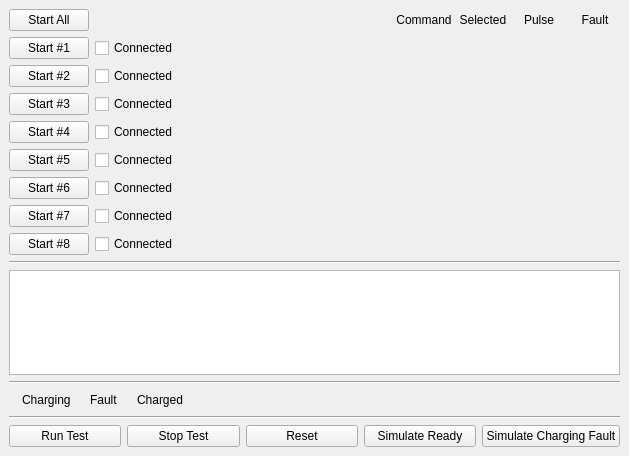
<?xml version="1.0" encoding="UTF-8"?>
<ui version="4.0">
 <class>MainWindow</class>
 <widget class="QMainWindow" name="MainWindow">
  <property name="geometry">
   <rect>
    <x>0</x>
    <y>0</y>
    <width>629</width>
    <height>456</height>
   </rect>
  </property>
  <property name="windowTitle">
   <string>Magnetic Pulse HMI</string>
  </property>
  <property name="windowIcon">
   <iconset resource="resources.qrc">
    <normaloff>:/icons/led-green.svg</normaloff>:/icons/led-green.svg</iconset>
  </property>
  <property name="locale">
   <locale language="English" country="UnitedStates"/>
  </property>
  <widget class="QWidget" name="centralwidget">
   <layout class="QGridLayout" name="gridLayout">
    <item row="5" column="4">
     <widget class="QLed" name="outputSelected5">
      <property name="text">
       <string/>
      </property>
      <property name="scaledContents">
       <bool>true</bool>
      </property>
      <property name="alignment">
       <set>Qt::AlignCenter</set>
      </property>
     </widget>
    </item>
    <item row="4" column="1">
     <widget class="QCheckBox" name="inputConnected4">
      <property name="text">
       <string>Connected</string>
      </property>
     </widget>
    </item>
    <item row="3" column="3">
     <widget class="QLed" name="outputCommand3">
      <property name="text">
       <string/>
      </property>
      <property name="scaledContents">
       <bool>true</bool>
      </property>
      <property name="alignment">
       <set>Qt::AlignCenter</set>
      </property>
     </widget>
    </item>
    <item row="6" column="4">
     <widget class="QLed" name="outputSelected6">
      <property name="text">
       <string/>
      </property>
      <property name="scaledContents">
       <bool>true</bool>
      </property>
      <property name="alignment">
       <set>Qt::AlignCenter</set>
      </property>
     </widget>
    </item>
    <item row="8" column="0">
     <widget class="QPushButton" name="inputStart7">
      <property name="text">
       <string>Start #7</string>
      </property>
     </widget>
    </item>
    <item row="0" column="5">
     <widget class="QLabel" name="labelPulse">
      <property name="minimumSize">
       <size>
        <width>50</width>
        <height>0</height>
       </size>
      </property>
      <property name="text">
       <string>Pulse</string>
      </property>
      <property name="alignment">
       <set>Qt::AlignCenter</set>
      </property>
     </widget>
    </item>
    <item row="5" column="3">
     <widget class="QLed" name="outputCommand5">
      <property name="text">
       <string/>
      </property>
      <property name="scaledContents">
       <bool>true</bool>
      </property>
      <property name="alignment">
       <set>Qt::AlignCenter</set>
      </property>
     </widget>
    </item>
    <item row="3" column="0">
     <widget class="QPushButton" name="inputStart3">
      <property name="text">
       <string>Start #3</string>
      </property>
     </widget>
    </item>
    <item row="2" column="0">
     <widget class="QPushButton" name="inputStart2">
      <property name="text">
       <string>Start #2</string>
      </property>
     </widget>
    </item>
    <item row="6" column="1">
     <widget class="QCheckBox" name="inputConnected6">
      <property name="text">
       <string>Connected</string>
      </property>
     </widget>
    </item>
    <item row="5" column="0">
     <widget class="QPushButton" name="inputStart5">
      <property name="text">
       <string>Start #5</string>
      </property>
     </widget>
    </item>
    <item row="9" column="0">
     <widget class="QPushButton" name="inputStart8">
      <property name="text">
       <string>Start #8</string>
      </property>
     </widget>
    </item>
    <item row="4" column="4">
     <widget class="QLed" name="outputSelected4">
      <property name="text">
       <string/>
      </property>
      <property name="scaledContents">
       <bool>true</bool>
      </property>
      <property name="alignment">
       <set>Qt::AlignCenter</set>
      </property>
     </widget>
    </item>
    <item row="3" column="5">
     <widget class="QLed" name="outputPulse3">
      <property name="text">
       <string/>
      </property>
      <property name="scaledContents">
       <bool>true</bool>
      </property>
      <property name="alignment">
       <set>Qt::AlignCenter</set>
      </property>
     </widget>
    </item>
    <item row="0" column="4">
     <widget class="QLabel" name="labelSelected">
      <property name="minimumSize">
       <size>
        <width>50</width>
        <height>0</height>
       </size>
      </property>
      <property name="text">
       <string>Selected</string>
      </property>
      <property name="alignment">
       <set>Qt::AlignCenter</set>
      </property>
     </widget>
    </item>
    <item row="3" column="4">
     <widget class="QLed" name="outputSelected3">
      <property name="text">
       <string/>
      </property>
      <property name="scaledContents">
       <bool>true</bool>
      </property>
      <property name="alignment">
       <set>Qt::AlignCenter</set>
      </property>
     </widget>
    </item>
    <item row="5" column="5">
     <widget class="QLed" name="outputPulse5">
      <property name="text">
       <string/>
      </property>
      <property name="scaledContents">
       <bool>true</bool>
      </property>
      <property name="alignment">
       <set>Qt::AlignCenter</set>
      </property>
     </widget>
    </item>
    <item row="4" column="5">
     <widget class="QLed" name="outputPulse4">
      <property name="text">
       <string/>
      </property>
      <property name="scaledContents">
       <bool>true</bool>
      </property>
      <property name="alignment">
       <set>Qt::AlignCenter</set>
      </property>
     </widget>
    </item>
    <item row="1" column="3">
     <widget class="QLed" name="outputCommand1">
      <property name="sizePolicy">
       <sizepolicy hsizetype="Preferred" vsizetype="Preferred">
        <horstretch>0</horstretch>
        <verstretch>0</verstretch>
       </sizepolicy>
      </property>
      <property name="text">
       <string/>
      </property>
      <property name="scaledContents">
       <bool>true</bool>
      </property>
      <property name="alignment">
       <set>Qt::AlignCenter</set>
      </property>
     </widget>
    </item>
    <item row="8" column="1">
     <widget class="QCheckBox" name="inputConnected7">
      <property name="text">
       <string>Connected</string>
      </property>
     </widget>
    </item>
    <item row="1" column="2">
     <spacer name="horizontalSpacer">
      <property name="orientation">
       <enum>Qt::Horizontal</enum>
      </property>
      <property name="sizeHint" stdset="0">
       <size>
        <width>40</width>
        <height>20</height>
       </size>
      </property>
     </spacer>
    </item>
    <item row="8" column="4">
     <widget class="QLed" name="outputSelected7">
      <property name="text">
       <string/>
      </property>
      <property name="scaledContents">
       <bool>true</bool>
      </property>
      <property name="alignment">
       <set>Qt::AlignCenter</set>
      </property>
     </widget>
    </item>
    <item row="5" column="1">
     <widget class="QCheckBox" name="inputConnected5">
      <property name="text">
       <string>Connected</string>
      </property>
     </widget>
    </item>
    <item row="8" column="5">
     <widget class="QLed" name="outputPulse7">
      <property name="text">
       <string/>
      </property>
      <property name="scaledContents">
       <bool>true</bool>
      </property>
      <property name="alignment">
       <set>Qt::AlignCenter</set>
      </property>
     </widget>
    </item>
    <item row="3" column="1">
     <widget class="QCheckBox" name="inputConnected3">
      <property name="text">
       <string>Connected</string>
      </property>
     </widget>
    </item>
    <item row="9" column="5">
     <widget class="QLed" name="outputPulse8">
      <property name="text">
       <string/>
      </property>
      <property name="scaledContents">
       <bool>true</bool>
      </property>
      <property name="alignment">
       <set>Qt::AlignCenter</set>
      </property>
     </widget>
    </item>
    <item row="4" column="0">
     <widget class="QPushButton" name="inputStart4">
      <property name="text">
       <string>Start #4</string>
      </property>
     </widget>
    </item>
    <item row="2" column="4">
     <widget class="QLed" name="outputSelected2">
      <property name="text">
       <string/>
      </property>
      <property name="scaledContents">
       <bool>true</bool>
      </property>
      <property name="alignment">
       <set>Qt::AlignCenter</set>
      </property>
     </widget>
    </item>
    <item row="6" column="3">
     <widget class="QLed" name="outputCommand6">
      <property name="text">
       <string/>
      </property>
      <property name="scaledContents">
       <bool>true</bool>
      </property>
      <property name="alignment">
       <set>Qt::AlignCenter</set>
      </property>
     </widget>
    </item>
    <item row="1" column="5">
     <widget class="QLed" name="outputPulse1">
      <property name="text">
       <string/>
      </property>
      <property name="scaledContents">
       <bool>true</bool>
      </property>
      <property name="alignment">
       <set>Qt::AlignCenter</set>
      </property>
     </widget>
    </item>
    <item row="8" column="3">
     <widget class="QLed" name="outputCommand7">
      <property name="text">
       <string/>
      </property>
      <property name="scaledContents">
       <bool>true</bool>
      </property>
      <property name="alignment">
       <set>Qt::AlignCenter</set>
      </property>
     </widget>
    </item>
    <item row="2" column="3">
     <widget class="QLed" name="outputCommand2">
      <property name="text">
       <string/>
      </property>
      <property name="scaledContents">
       <bool>true</bool>
      </property>
      <property name="alignment">
       <set>Qt::AlignCenter</set>
      </property>
     </widget>
    </item>
    <item row="1" column="0">
     <widget class="QPushButton" name="inputStart1">
      <property name="text">
       <string>Start #1</string>
      </property>
     </widget>
    </item>
    <item row="2" column="1">
     <widget class="QCheckBox" name="inputConnected2">
      <property name="text">
       <string>Connected</string>
      </property>
     </widget>
    </item>
    <item row="6" column="5">
     <widget class="QLed" name="outputPulse6">
      <property name="text">
       <string/>
      </property>
      <property name="scaledContents">
       <bool>true</bool>
      </property>
      <property name="alignment">
       <set>Qt::AlignCenter</set>
      </property>
     </widget>
    </item>
    <item row="9" column="1">
     <widget class="QCheckBox" name="inputConnected8">
      <property name="text">
       <string>Connected</string>
      </property>
     </widget>
    </item>
    <item row="1" column="4">
     <widget class="QLed" name="outputSelected1">
      <property name="text">
       <string/>
      </property>
      <property name="scaledContents">
       <bool>true</bool>
      </property>
      <property name="alignment">
       <set>Qt::AlignCenter</set>
      </property>
     </widget>
    </item>
    <item row="9" column="4">
     <widget class="QLed" name="outputSelected8">
      <property name="text">
       <string/>
      </property>
      <property name="scaledContents">
       <bool>true</bool>
      </property>
      <property name="alignment">
       <set>Qt::AlignCenter</set>
      </property>
     </widget>
    </item>
    <item row="1" column="1">
     <widget class="QCheckBox" name="inputConnected1">
      <property name="text">
       <string>Connected</string>
      </property>
     </widget>
    </item>
    <item row="9" column="3">
     <widget class="QLed" name="outputCommand8">
      <property name="text">
       <string/>
      </property>
      <property name="scaledContents">
       <bool>true</bool>
      </property>
      <property name="alignment">
       <set>Qt::AlignCenter</set>
      </property>
     </widget>
    </item>
    <item row="2" column="5">
     <widget class="QLed" name="outputPulse2">
      <property name="text">
       <string/>
      </property>
      <property name="scaledContents">
       <bool>true</bool>
      </property>
      <property name="alignment">
       <set>Qt::AlignCenter</set>
      </property>
     </widget>
    </item>
    <item row="6" column="0">
     <widget class="QPushButton" name="inputStart6">
      <property name="text">
       <string>Start #6</string>
      </property>
     </widget>
    </item>
    <item row="4" column="3">
     <widget class="QLed" name="outputCommand4">
      <property name="text">
       <string/>
      </property>
      <property name="scaledContents">
       <bool>true</bool>
      </property>
      <property name="alignment">
       <set>Qt::AlignCenter</set>
      </property>
     </widget>
    </item>
    <item row="0" column="3">
     <widget class="QLabel" name="labelCommand">
      <property name="minimumSize">
       <size>
        <width>50</width>
        <height>0</height>
       </size>
      </property>
      <property name="text">
       <string>Command</string>
      </property>
      <property name="alignment">
       <set>Qt::AlignCenter</set>
      </property>
     </widget>
    </item>
    <item row="0" column="6">
     <widget class="QLabel" name="labelFault">
      <property name="minimumSize">
       <size>
        <width>50</width>
        <height>0</height>
       </size>
      </property>
      <property name="text">
       <string>Fault</string>
      </property>
      <property name="alignment">
       <set>Qt::AlignCenter</set>
      </property>
     </widget>
    </item>
    <item row="1" column="6">
     <widget class="QLed" name="outputFault1">
      <property name="text">
       <string/>
      </property>
      <property name="scaledContents">
       <bool>true</bool>
      </property>
      <property name="alignment">
       <set>Qt::AlignCenter</set>
      </property>
     </widget>
    </item>
    <item row="11" column="0" colspan="7">
     <widget class="QTextBrowser" name="outputLog">
      <property name="maximumSize">
       <size>
        <width>16777215</width>
        <height>16777215</height>
       </size>
      </property>
     </widget>
    </item>
    <item row="10" column="0" colspan="7">
     <widget class="Line" name="line_2">
      <property name="orientation">
       <enum>Qt::Horizontal</enum>
      </property>
     </widget>
    </item>
    <item row="12" column="0" colspan="7">
     <widget class="Line" name="line_3">
      <property name="orientation">
       <enum>Qt::Horizontal</enum>
      </property>
     </widget>
    </item>
    <item row="13" column="0" colspan="7">
     <layout class="QHBoxLayout" name="horizontalLayout_2">
      <item>
       <widget class="QLed" name="outputCharging">
        <property name="text">
         <string/>
        </property>
        <property name="scaledContents">
         <bool>true</bool>
        </property>
       </widget>
      </item>
      <item>
       <widget class="QLabel" name="outputChargingLabel">
        <property name="text">
         <string>Charging</string>
        </property>
       </widget>
      </item>
      <item>
       <widget class="QLed" name="outputFault">
        <property name="text">
         <string/>
        </property>
        <property name="scaledContents">
         <bool>true</bool>
        </property>
       </widget>
      </item>
      <item>
       <widget class="QLabel" name="outputFaultLabel">
        <property name="text">
         <string>Fault</string>
        </property>
       </widget>
      </item>
      <item>
       <widget class="QLed" name="outputCharged">
        <property name="text">
         <string/>
        </property>
        <property name="scaledContents">
         <bool>true</bool>
        </property>
       </widget>
      </item>
      <item>
       <widget class="QLabel" name="outputChargedLabel">
        <property name="text">
         <string>Charged</string>
        </property>
       </widget>
      </item>
      <item>
       <spacer name="horizontalSpacer_2">
        <property name="orientation">
         <enum>Qt::Horizontal</enum>
        </property>
        <property name="sizeHint" stdset="0">
         <size>
          <width>40</width>
          <height>20</height>
         </size>
        </property>
       </spacer>
      </item>
     </layout>
    </item>
    <item row="14" column="0" colspan="7">
     <widget class="Line" name="line">
      <property name="orientation">
       <enum>Qt::Horizontal</enum>
      </property>
     </widget>
    </item>
    <item row="15" column="0" colspan="7">
     <layout class="QHBoxLayout" name="horizontalLayout">
      <property name="topMargin">
       <number>0</number>
      </property>
      <item>
       <widget class="QPushButton" name="inputStartTest">
        <property name="text">
         <string>Run Test</string>
        </property>
       </widget>
      </item>
      <item>
       <widget class="QPushButton" name="inputStopTest">
        <property name="text">
         <string>Stop Test</string>
        </property>
       </widget>
      </item>
      <item>
       <widget class="QPushButton" name="inputReset">
        <property name="text">
         <string>Reset</string>
        </property>
       </widget>
      </item>
      <item>
       <widget class="QPushButton" name="inputSimulateReady">
        <property name="text">
         <string>Simulate Ready</string>
        </property>
        <property name="checkable">
         <bool>true</bool>
        </property>
       </widget>
      </item>
      <item>
       <widget class="QPushButton" name="inputSimulateChargingFault">
        <property name="text">
         <string>Simulate Charging Fault</string>
        </property>
        <property name="checkable">
         <bool>true</bool>
        </property>
       </widget>
      </item>
     </layout>
    </item>
    <item row="2" column="6">
     <widget class="QLed" name="outputFault2">
      <property name="text">
       <string/>
      </property>
      <property name="scaledContents">
       <bool>true</bool>
      </property>
      <property name="alignment">
       <set>Qt::AlignCenter</set>
      </property>
     </widget>
    </item>
    <item row="3" column="6">
     <widget class="QLed" name="outputFault3">
      <property name="text">
       <string/>
      </property>
      <property name="scaledContents">
       <bool>true</bool>
      </property>
      <property name="alignment">
       <set>Qt::AlignCenter</set>
      </property>
     </widget>
    </item>
    <item row="4" column="6">
     <widget class="QLed" name="outputFault4">
      <property name="text">
       <string/>
      </property>
      <property name="scaledContents">
       <bool>true</bool>
      </property>
      <property name="alignment">
       <set>Qt::AlignCenter</set>
      </property>
     </widget>
    </item>
    <item row="5" column="6">
     <widget class="QLed" name="outputFault5">
      <property name="text">
       <string/>
      </property>
      <property name="scaledContents">
       <bool>true</bool>
      </property>
      <property name="alignment">
       <set>Qt::AlignCenter</set>
      </property>
     </widget>
    </item>
    <item row="6" column="6">
     <widget class="QLed" name="outputFault6">
      <property name="text">
       <string/>
      </property>
      <property name="scaledContents">
       <bool>true</bool>
      </property>
      <property name="alignment">
       <set>Qt::AlignCenter</set>
      </property>
     </widget>
    </item>
    <item row="8" column="6">
     <widget class="QLed" name="outputFault7">
      <property name="text">
       <string/>
      </property>
      <property name="scaledContents">
       <bool>true</bool>
      </property>
      <property name="alignment">
       <set>Qt::AlignCenter</set>
      </property>
     </widget>
    </item>
    <item row="9" column="6">
     <widget class="QLed" name="outputFault8">
      <property name="text">
       <string/>
      </property>
      <property name="scaledContents">
       <bool>true</bool>
      </property>
      <property name="alignment">
       <set>Qt::AlignCenter</set>
      </property>
     </widget>
    </item>
    <item row="0" column="0">
     <widget class="QPushButton" name="inputStartAll">
      <property name="text">
       <string>Start All</string>
      </property>
     </widget>
    </item>
   </layout>
  </widget>
 </widget>
 <customwidgets>
  <customwidget>
   <class>QLed</class>
   <extends>QLabel</extends>
   <header>qled.h</header>
  </customwidget>
 </customwidgets>
 <resources>
  <include location="resources.qrc"/>
 </resources>
 <connections/>
</ui>
